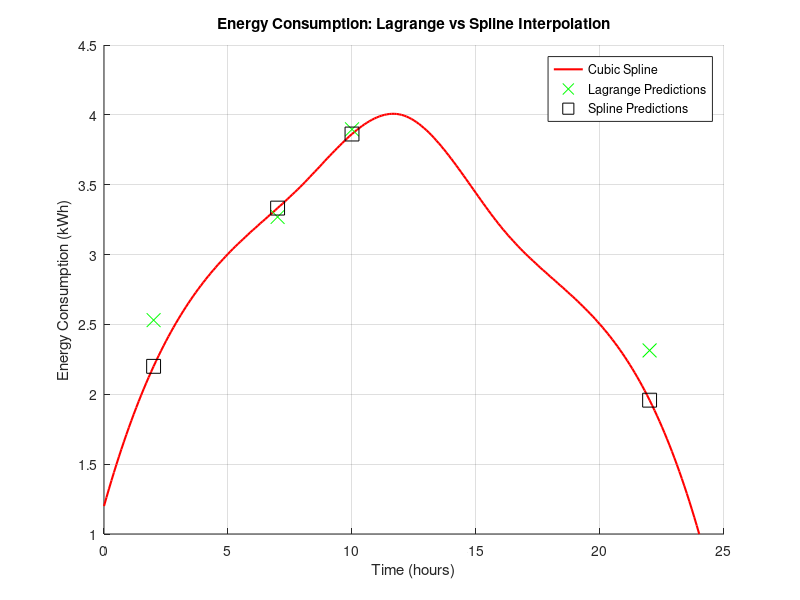

Reproduce this figure in MATLAB.
time = [0, 4, 8, 12, 16, 20, 24];
energy = [1.2, 2.8, 3.5, 4.0, 3.2, 2.5, 1.0];

predict_times = [2, 7, 10, 22];

function L = lagrange_interpolation(x, y, xi)
    n = length(x);
    L = 0;

    for i = 1:n

        term = y(i);
        for j = 1:n
            if j ~= i
                term = term * (xi - x(j)) / (x(i) - x(j));
            end
        end
        L = L + term;
    end
end

lagrange_results = zeros(size(predict_times));
for i = 1:length(predict_times)
    lagrange_results(i) = lagrange_interpolation(time, energy, predict_times(i));
end


fprintf('Lagrange Interpolation Predictions:\n');
for i = 1:length(predict_times)
    fprintf('Time: %.1f, Energy: %.4f\n', predict_times(i), lagrange_results(i));
end


t_fine = 0:0.1:24;
spline_curve = spline(time, energy, t_fine);


spline_results = spline(time, energy, predict_times);


fprintf('\nCubic Spline Predictions:\n');
for i = 1:length(predict_times)
    fprintf('Time: %.1f, Energy: %.4f\n', predict_times(i), spline_results(i));
end


figure;

hold on;
plot(t_fine, spline_curve, '-r', 'LineWidth', 1.5, 'DisplayName', 'Cubic Spline');
plot(predict_times, lagrange_results, 'xg', 'MarkerSize', 10, 'DisplayName', 'Lagrange Predictions');
plot(predict_times, spline_results, 'sk', 'MarkerSize', 10, 'DisplayName', 'Spline Predictions');
xlabel('Time (hours)'); ylabel('Energy Consumption (kWh)');
title('Energy Consumption: Lagrange vs Spline Interpolation');
legend show;
grid on;
hold off;


abs_error = abs(lagrange_results - spline_results);
percent_error = (abs_error ./ spline_results) * 100;

% Display Error Analysis
fprintf('\nError Analysis:\n');
for i = 1:length(predict_times)
    fprintf('Time: %.1f, Absolute Error: %.4f, Percent Error: %.2f%%\n',predict_times(i), abs_error(i), percent_error(i));
end
